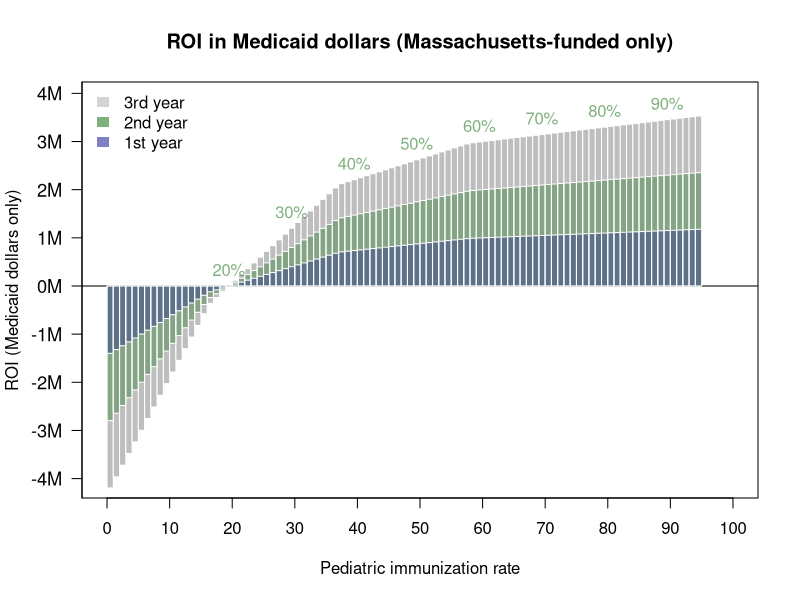
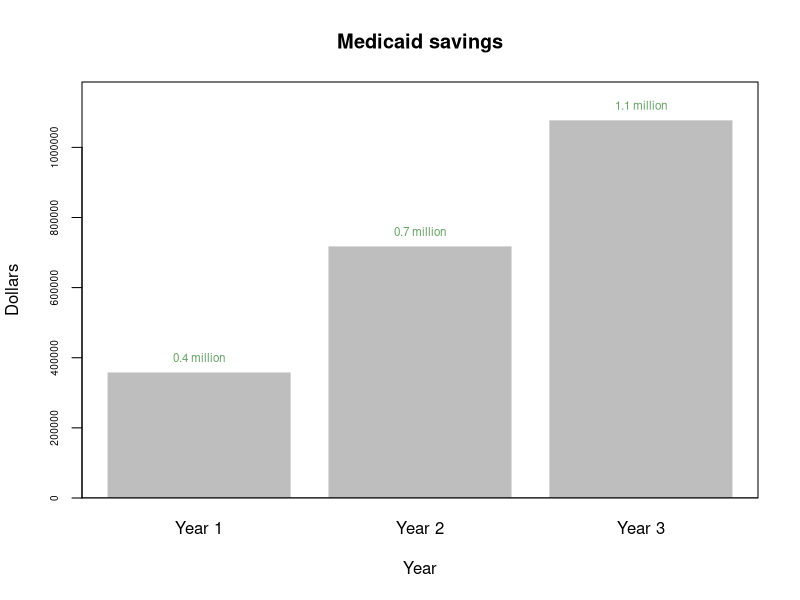
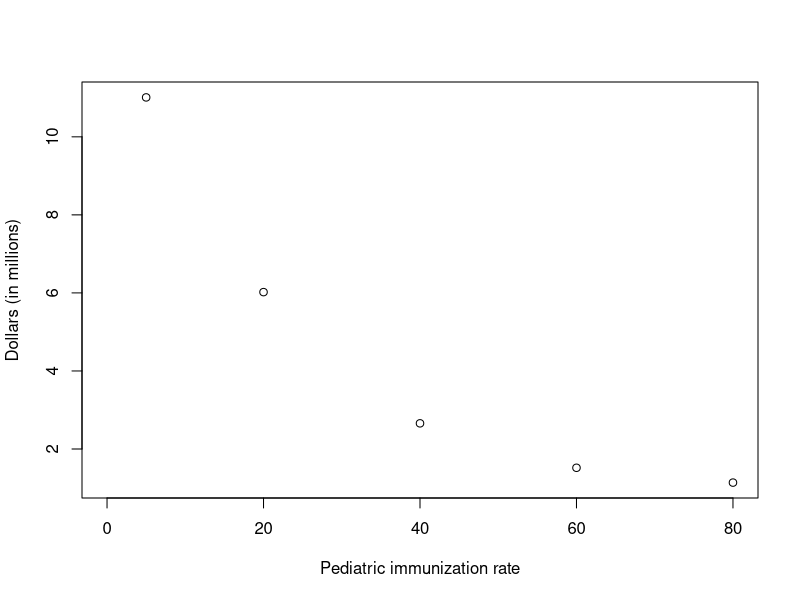
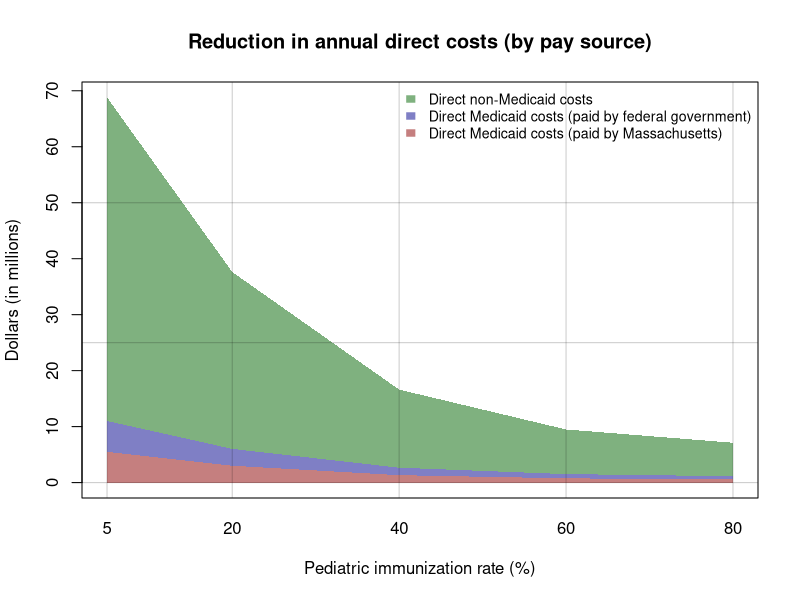
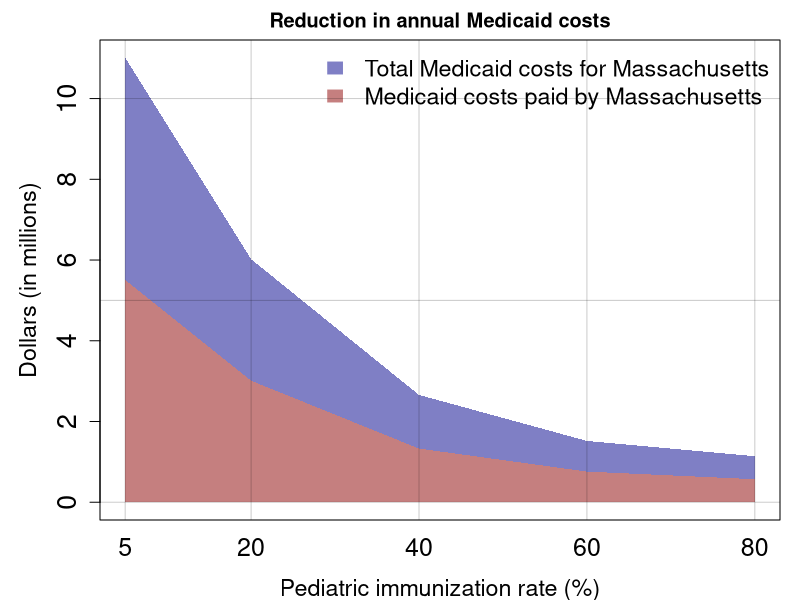

R code for these plots, in order:
#####
# EVERYTHING HAS BEEN ADJUSTED FOR MASSACHUSETTS
#####

options(scipen = 999)

#setwd('fdoh/public/ili_2015')

x <- read.csv('parker_medicaid_savings.csv')

# ADJUST FOR MASSACHUSETTS
x$medicaid_costs <- x$medicaid_costs / 2.95

current <- x$medicaid_costs[which(x$imm == 20)]

x$savings1 <- NA
x$savings2 <- NA
x$savings3 <- NA

for (i in 1:nrow(x)){
  x$savings1[i] <-
    (current - x$medicaid_costs[i]) * (1/3)
  x$savings2[i] <-
    (current - x$medicaid_costs[i]) * (2/3)
  x$savings3[i] <-
    (current - x$medicaid_costs[i]) 
}


# MAKE EVERYTHING CUT IN HALF (FLORIDA'S SHARE OF MEDICAID SHOULD BE )
# BASED ON 15 MILLION, NOT 30
for (i in 4:6){
  x[,i] <- x[,i] / 2
}

bp <- barplot(x$savings3, border = FALSE, space = 0,
              cex.names = 0.5,
              xlab = "Pediatric immunization rate",
              ylab = "ROI (Medicaid dollars only)",
              cex.axis = 0.9,
              names.arg = x$imm,
              ylim = c(min(x$savings3, na.rm = TRUE) * 1.05, max(x$savings3, na.rm = TRUE) * 1.2),
              yaxt = "n",
              xaxt = "n")
axis_seq <- seq(-100, 100, 1)
axis(side = 2,
     at = axis_seq * 1000000, 
     labels = paste0(axis_seq, "M"),
     cex.axis = 1.1,
     las = 1)
x_seq <- seq(0, 100, 10)
axis(side = 1,
     at = x_seq,
     labels = x_seq,
     cex.axis = 1)

# abline(h = 2000000,
#        col = adjustcolor("darkblue", alpha.f = 0.5),
#        lwd = 2)
# text(x = bp[10,1],
#      y = 2000000,
#      col = adjustcolor("darkblue", alpha.f = 0.5),
#      labels = "$2 million (savings after 1 years) ",
#      cex = 0.9,
#      pos = 3)
# abline(h = 4000000,
#        col = adjustcolor("darkgreen", alpha.f = 0.5),
#        lwd = 2)
# text(x = bp[10,1],
#      y = 4000000,
#      col = adjustcolor("darkgreen", alpha.f = 0.5),
#      labels = "$4 million (savings after 2 years)",
#      cex = 0.9,
#      pos = 3)
# abline(h = 6000000,
#        col = adjustcolor("black", alpha.f = 0.5),
#        lwd = 2)
# text(x = bp[10,1],
#      y = 6000000,
#      col = adjustcolor("black", alpha.f = 0.5),
#      labels = "$6 million (savings after 3 years)",
#      cex = 0.9,
#      pos = 3)
abline(h = 0)

text(x = bp[,1][seq(0,95, 10)][-1],
     y = x$savings3[seq(0,95, 10)][-1],
     pos = 3,
     labels = paste0(x$imm[seq(0,95, 10)][-1], "%"),
     cex = 1,
     col = adjustcolor("darkgreen", alpha.f = 0.5))
bp <- barplot(x$savings2, border = FALSE, space = 0,
              col = adjustcolor("darkgreen", alpha.f = 0.3),
              add = T,
              xaxt = "n",
              yaxt = "n")

bp <- barplot(x$savings1, border = FALSE, space = 0,
              col = adjustcolor("darkblue", alpha.f = 0.3),
              add = T,
              xaxt = "n",
              yaxt = "n")


# text(x = bp[95,1],
#      y = 2000000,
#      col = adjustcolor("darkred", alpha.f = 0.5),
#      labels = "$2 million",
#      cex = 0.8,
#      pos = 3)
box("plot")
legend(x = "topleft",
       fill = adjustcolor(c("darkgrey", "darkgreen", "darkblue"), alpha.f = 0.5),
       border = NA,
       legend = c("3rd year", "2nd year", "1st year"),
       bty = "n")
title(main = "ROI in Medicaid dollars (Massachusetts-funded only)")

# ###################
vals <- as.numeric(x[29, 4:6])
bp <- barplot(vals,
        names.arg = paste0("Year ", 1:3),
        cex.names = 1,
        xlab = "Year",
        ylab = "Dollars",
        main = "Medicaid savings",
        border = FALSE,
        cex.axis = 0.6,
        ylim = c(0, max(vals) * 1.1))
text(x = bp[,1],
     y = vals,
     col = adjustcolor("darkgreen", alpha.f = 0.6),
     cex = 0.7,
     pos = 3,
     labels = paste0(round(vals, digits = -5)/1000000, " million"))
box("plot")
abline(h = 2000000,
       col = adjustcolor("darkred", alpha.f = 0.5),
       lwd = 2)
abline(h = 0)
text(x = bp[3.5,1],
     y = 2000000,
     col = adjustcolor("darkred", alpha.f = 0.5),
     labels = "$2 million",
     cex = 0.8,
     pos = 3)

# abline(h = seq(0,10,1) * 1000000,
#        col = adjustcolor("black", alpha.f = 0.2))

###############################################
pedLevels <- c(5,20,40,60,80)
directCosts <- c(203,111,49,28,21) / 2.95
medicaidDirectCosts <- directCosts*.16
nonMedicaidDirectCosts <- directCosts - medicaidDirectCosts
medicaidDirectCostsFed <- medicaidDirectCosts*.5
medicaidDirectCostsFl <- medicaidDirectCosts*.5
plot(pedLevels, medicaidDirectCosts,
     xlim=c(0,80), xlab="Pediatric immunization rate", ylab="Dollars (in millions)")


my4cols <- adjustcolor(c("darkred", "darkblue", "darkgreen"), alpha.f=0.5)
my4labels <- c("Direct Medicaid costs (paid by Massachusetts)", 
               "Direct Medicaid costs (paid by federal government)", 
               "Direct non-Medicaid costs")
polygonFun <- function(time, poly1, poly2, poly3){
  mm <- c(time, rev(time))
  poly1a <- c(rep(0, length(time)), rev(poly1))
  poly2a <- c(rep(0, length(time)), rev(poly2))
  poly3a <- c(rep(0, length(time)), rev(poly3))
  
  aa <- c(poly1, rev(poly1))
  bb <- c(poly2+poly1, rev(poly1))
  cc <- c(poly3+poly2+poly1, rev(poly2+poly1))
  
  plot(time, poly1, xaxt="n", type="n", ylim=c(0,max(cc, na.rm=TRUE)),
       xlab=("Pediatric immunization rate (%)"), ylab="Dollars (in millions)",
       main="Reduction in annual direct costs (by pay source)")
  axis(side=1, at=time, labels=time,
       tick=FALSE, line=0, cex=0.6)
  polygon(mm, poly1a, col=my4cols[1], border=NA)
  polygon(mm, bb, col=my4cols[2], border=NA)
  polygon(mm, cc, col=my4cols[3], border=NA)
  legend(x="topright", fill=rev(my4cols), 
         legend=rev(my4labels),
         border=FALSE, bty="n", cex=0.85)
  abline(h=seq(0,200,25), col=adjustcolor("black", alpha.f=0.2))
  abline(v=c(5,20,40,60,80), col=adjustcolor("black", alpha.f=0.2))
}

polygonFun(time= pedLevels,
           poly1= medicaidDirectCostsFl,
           poly2= medicaidDirectCostsFed,
           poly3= nonMedicaidDirectCosts)


par(mar=c(4,5,2,1))
############### EXCLUDING PRIVATE
my4cols <- adjustcolor(c("darkred", "darkblue"), alpha.f=0.5)
my4labels <- c("Medicaid costs paid by Massachusetts", 
               "Total Medicaid costs for Massachusetts")
polygonFun <- function(time, poly1, poly2){
  mm <- c(time, rev(time))
  poly1a <- c(rep(0, length(time)), rev(poly1))
  poly2a <- c(rep(0, length(time)), rev(poly2))
  
  aa <- c(poly1, rev(poly1))
  bb <- c(poly2+poly1, rev(poly1))
  
  plot(time, poly1, xaxt="n", type="n", ylim=c(0,max(bb, na.rm=TRUE)),
       xlab=("Pediatric immunization rate (%)"), ylab="Dollars (in millions)",
       main="Reduction in annual Medicaid costs", cex.axis=1.6,
       cex.lab=1.4)
  axis(side=1, at=time, labels=time,
       tick=FALSE, line=0, cex.axis=1.5)
  polygon(mm, poly1a, col=my4cols[1], border=NA)
  polygon(mm, bb, col=my4cols[2], border=NA)
  legend(x="topright", fill=rev(my4cols), 
         legend=rev(my4labels),
         border=FALSE, bty="n", cex=1.4)
  abline(h=seq(0,200,5), col=adjustcolor("black", alpha.f=0.2))
  abline(v=c(5,20,40,60,80), col=adjustcolor("black", alpha.f=0.2))
}

polygonFun(time= pedLevels,
           poly1= medicaidDirectCostsFl,
           poly2= medicaidDirectCostsFed)



